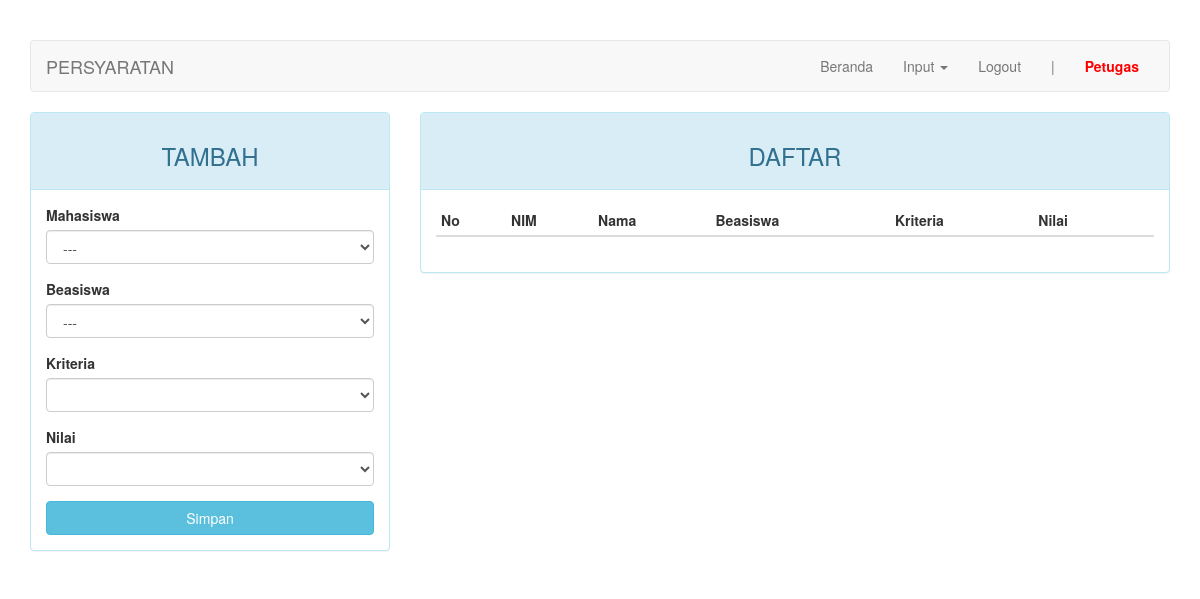
Before: /index.php?page=nilai (signed in) with the older database file.
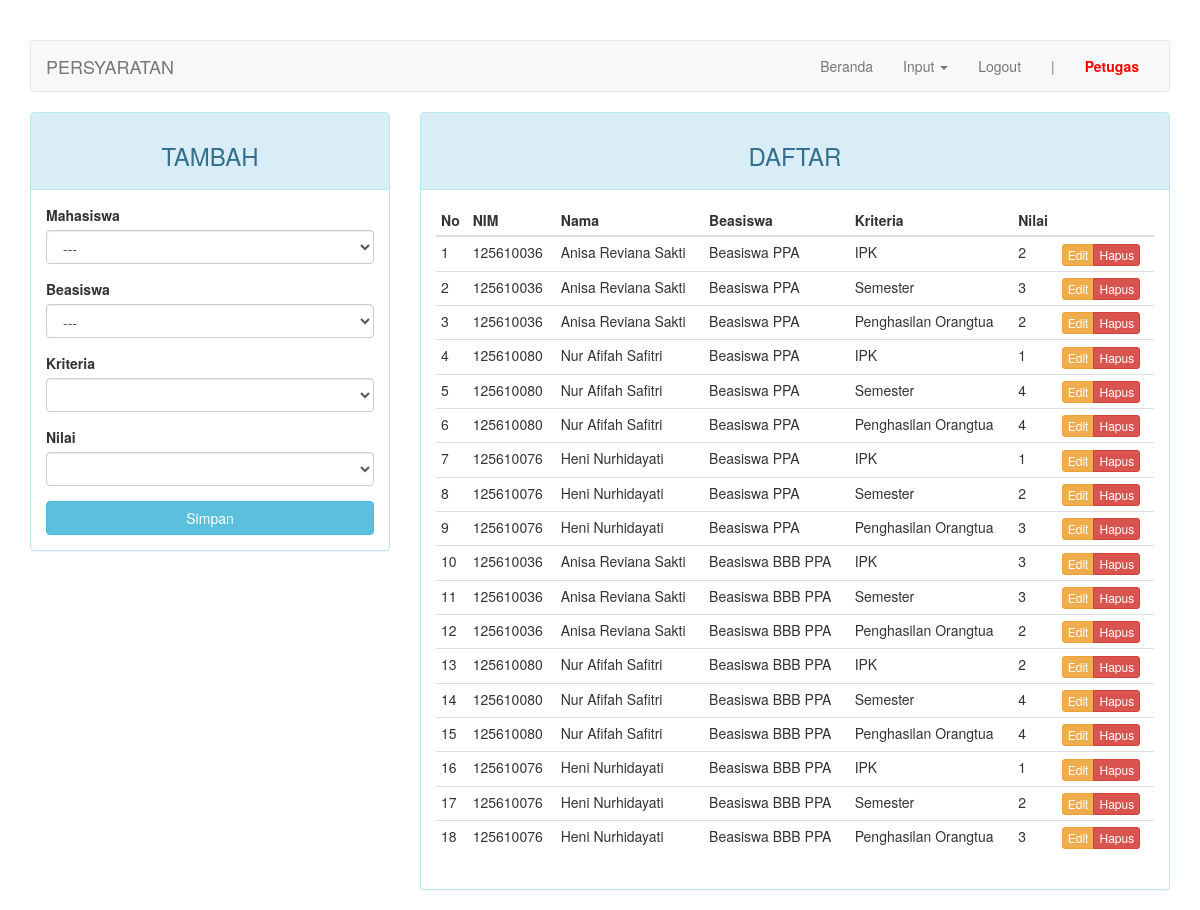
After: the same page with the newer database file.
### tables this page shows
CREATE TABLE `nilai` (
  `kd_nilai` int(11) NOT NULL,
  `kd_beasiswa` int(11) DEFAULT NULL,
  `kd_kriteria` int(11) NOT NULL,
  `nim` char(9) NOT NULL,
  `nilai` float DEFAULT NULL
);

CREATE TABLE `mahasiswa` (
  `nim` char(9) NOT NULL,
  `nama` varchar(30) NOT NULL,
  `alamat` varchar(100) DEFAULT NULL,
  `jenis_kelamin` enum('Laki-laki','Perempuan') DEFAULT NULL,
  `tahun_mengajukan` char(4) NOT NULL
);

CREATE TABLE `beasiswa` (
  `kd_beasiswa` int(11) NOT NULL,
  `nama` varchar(50) DEFAULT NULL
);

CREATE TABLE `kriteria` (
  `kd_kriteria` int(11) NOT NULL,
  `kd_beasiswa` int(11) NOT NULL,
  `nama` varchar(50) DEFAULT NULL,
  `sifat` enum('min','max') DEFAULT NULL
);

### page/nilai.php (the view, shortened to what this page needs)
<?php
$update = (isset($_GET['action']) AND $_GET['action'] == 'update') ? true : false;
?>
<div class="row">
	<div class="col-md-4">
	    <div class="panel panel-<?= ($update) ? "warning" : "info" ?>">
	        <div class="panel-heading"><h3 class="text-center"><?= ($update) ? "EDIT" : "TAMBAH" ?></h3></div>
	        <div class="panel-body">
	            <form action="<?=$_SERVER['REQUEST_URI']?>" method="POST">
									<div class="form-group">
										<label for="nim">Mahasiswa</label>
										<select class="form-control" name="nim">
											<option>---</option>
										</select>
									</div>
									<div class="form-group">
	                  <label for="kd_beasiswa">Beasiswa</label>
										<select class="form-control" name="kd_beasiswa" id="beasiswa">
											<option>---</option>
										</select>
									</div>
									<div class="form-group">
	                  <label for="kd_kriteria">Kriteria</label>
										<select class="form-control" name="kd_kriteria" id="kriteria"></select>
									</div>
	                <div class="form-group">
		                  <label for="nilai">Nilai</label>
											<select class="form-control" name="nilai" id="nilai"></select>
	                </div>
	                <button type="submit" class="btn btn-<?= ($update) ? "warning" : "info" ?> btn-block">Simpan</button>
	            </form>
	        </div>
	    </div>
	</div>
	<div class="col-md-8">
	    <div class="panel panel-info">
	        <div class="panel-heading"><h3 class="text-center">DAFTAR</h3></div>
	        <div class="panel-body">
	            <table class="table table-condensed">
	                <thead>
	                    <tr>
	                        <th>No</th>
													<th>NIM</th>
													<th>Nama</th>
	                        <th>Beasiswa</th>
	                        <th>Kriteria</th>
	                        <th>Nilai</th>
	                        <th></th>
	                    </tr>
	                </thead>
	                <tbody>
	                    <?php $no = 1; ?>
	                    <?php if ($query = $connection->query("SELECT a.kd_nilai, c.nama AS nama_beasiswa, b.nama AS nama_kriteria, d.nim, d.nama AS nama_mahasiswa, a.nilai FROM nilai a JOIN kriteria b ON a.kd_kriteria=b.kd_kriteria JOIN beasiswa c ON a.kd_beasiswa=c.kd_beasiswa JOIN mahasiswa d ON d.nim=a.nim")): ?>
	                        <?php while($row = $query->fetch_assoc()): ?>
	                        <tr>
	                            <td><?=$no++?></td>
															<td><?=$row['nim']?></td>
															<td><?=$row['nama_mahasiswa']?></td>
	                            <td><?=$row['nama_beasiswa']?></td>
	                            <td><?=$row['nama_kriteria']?></td>
	                            <td><?=$row['nilai']?></td>
	                            <td>
	                                <div class="btn-group">
	                                    <a href="?page=nilai&action=update&key=<?=$row['kd_nilai']?>" class="btn btn-warning btn-xs">Edit</a>
	                                    <a href="?page=nilai&action=delete&key=<?=$row['kd_nilai']?>" class="btn btn-danger btn-xs">Hapus</a>
	                                </div>
	                            </td>
	                        </tr>
	                        <?php endwhile ?>
	                    <?php endif ?>
	                </tbody>
	            </table>
	        </div>
	    </div>
	</div>
</div>

Changed rows visible on the page:
added nilai: nim.nim "125610036", nim.nama "Anisa Reviana Sakti", kd_beasiswa.nama "Beasiswa PPA", kd_kriteria.nama "IPK", nilai "2"
added nilai: nim.nim "125610036", nim.nama "Anisa Reviana Sakti", kd_beasiswa.nama "Beasiswa PPA", kd_kriteria.nama "Semester", nilai "3"
added nilai: nim.nim "125610036", nim.nama "Anisa Reviana Sakti", kd_beasiswa.nama "Beasiswa PPA", kd_kriteria.nama "Penghasilan Orangtua", nilai "2"
added nilai: nim.nim "125610080", nim.nama "Nur Afifah Safitri", kd_beasiswa.nama "Beasiswa PPA", kd_kriteria.nama "IPK", nilai "1"
added nilai: nim.nim "125610080", nim.nama "Nur Afifah Safitri", kd_beasiswa.nama "Beasiswa PPA", kd_kriteria.nama "Semester", nilai "4"
added nilai: nim.nim "125610080", nim.nama "Nur Afifah Safitri", kd_beasiswa.nama "Beasiswa PPA", kd_kriteria.nama "Penghasilan Orangtua", nilai "4"
added nilai: nim.nim "125610076", nim.nama "Heni Nurhidayati", kd_beasiswa.nama "Beasiswa PPA", kd_kriteria.nama "IPK", nilai "1"
added nilai: nim.nim "125610076", nim.nama "Heni Nurhidayati", kd_beasiswa.nama "Beasiswa PPA", kd_kriteria.nama "Semester", nilai "2"
added nilai: nim.nim "125610076", nim.nama "Heni Nurhidayati", kd_beasiswa.nama "Beasiswa PPA", kd_kriteria.nama "Penghasilan Orangtua", nilai "3"
added nilai: nim.nim "125610036", nim.nama "Anisa Reviana Sakti", kd_beasiswa.nama "Beasiswa BBB PPA", kd_kriteria.nama "IPK", nilai "3"
added nilai: nim.nim "125610036", nim.nama "Anisa Reviana Sakti", kd_beasiswa.nama "Beasiswa BBB PPA", kd_kriteria.nama "Semester", nilai "3"
added nilai: nim.nim "125610036", nim.nama "Anisa Reviana Sakti", kd_beasiswa.nama "Beasiswa BBB PPA", kd_kriteria.nama "Penghasilan Orangtua", nilai "2"
added nilai: nim.nim "125610080", nim.nama "Nur Afifah Safitri", kd_beasiswa.nama "Beasiswa BBB PPA", kd_kriteria.nama "IPK", nilai "2"
added nilai: nim.nim "125610080", nim.nama "Nur Afifah Safitri", kd_beasiswa.nama "Beasiswa BBB PPA", kd_kriteria.nama "Semester", nilai "4"
added nilai: nim.nim "125610080", nim.nama "Nur Afifah Safitri", kd_beasiswa.nama "Beasiswa BBB PPA", kd_kriteria.nama "Penghasilan Orangtua", nilai "4"
added nilai: nim.nim "125610076", nim.nama "Heni Nurhidayati", kd_beasiswa.nama "Beasiswa BBB PPA", kd_kriteria.nama "IPK", nilai "1"
added nilai: nim.nim "125610076", nim.nama "Heni Nurhidayati", kd_beasiswa.nama "Beasiswa BBB PPA", kd_kriteria.nama "Semester", nilai "2"
added nilai: nim.nim "125610076", nim.nama "Heni Nurhidayati", kd_beasiswa.nama "Beasiswa BBB PPA", kd_kriteria.nama "Penghasilan Orangtua", nilai "3"
